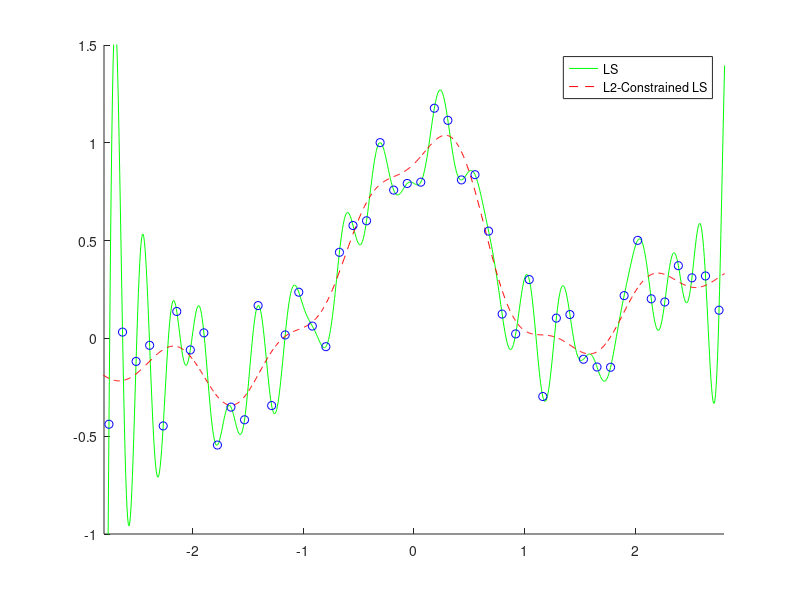

Here is the MATLAB script that generated this plot:
n=50;
N=1000;
x=linspace(-3,3,n)';
X=linspace(-3,3,N)';
pix=pi*x; y=sin(pix)./(pix)+0.1*x+0.2*randn(n,1);

x2=x.^2; 
X2=X.^2; 
hh=2*0.3^2; 
L=0.1;
k=exp(-(repmat(x2,1,n)+repmat(x2',n,1)-2*x*x')/hh);
K=exp(-(repmat(X2,1,n)+repmat(x2',N,1)-2*X*x')/hh);
t1=k\y; 
F1=K*t1; 
t2=(k^2+L*eye(n))\(k*y); 
F2=K*t2;

figure(1);
clf;
hold on;
axis([-2.8 2.8 -1 1.5]);
plot(X,F1,'g-');
plot(X,F2,'r--');
plot(x,y,'bo');
legend('LS','L2-Constrained LS');